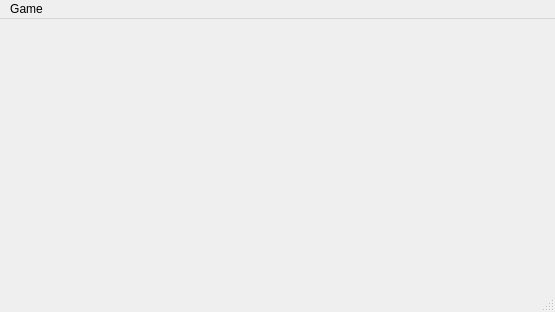
<?xml version="1.0" encoding="UTF-8"?>
<ui version="4.0">
 <class>MainWindow</class>
 <widget class="QMainWindow" name="MainWindow">
  <property name="geometry">
   <rect>
    <x>0</x>
    <y>0</y>
    <width>555</width>
    <height>312</height>
   </rect>
  </property>
  <property name="windowTitle">
   <string>MainWindow</string>
  </property>
  <property name="autoFillBackground">
   <bool>false</bool>
  </property>
  <widget class="QWidget" name="centralwidget">
   <property name="autoFillBackground">
    <bool>false</bool>
   </property>
  </widget>
  <widget class="QMenuBar" name="menubar">
   <property name="geometry">
    <rect>
     <x>0</x>
     <y>0</y>
     <width>555</width>
     <height>21</height>
    </rect>
   </property>
   <widget class="QMenu" name="menuGame">
    <property name="title">
     <string>Game</string>
    </property>
    <addaction name="actionNew_Game"/>
   </widget>
   <addaction name="menuGame"/>
  </widget>
  <widget class="QStatusBar" name="statusbar"/>
  <action name="actionNew_Game">
   <property name="text">
    <string>New Game</string>
   </property>
  </action>
 </widget>
 <resources/>
 <connections/>
</ui>
